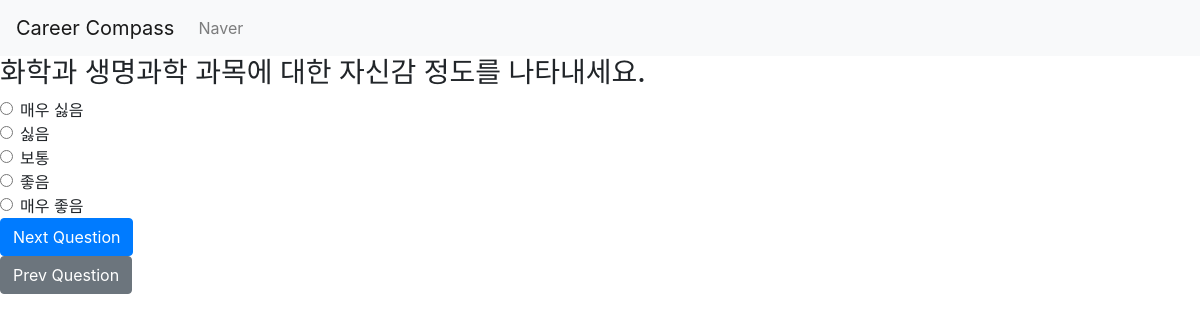
Before: /polls/4/ with the older database file.
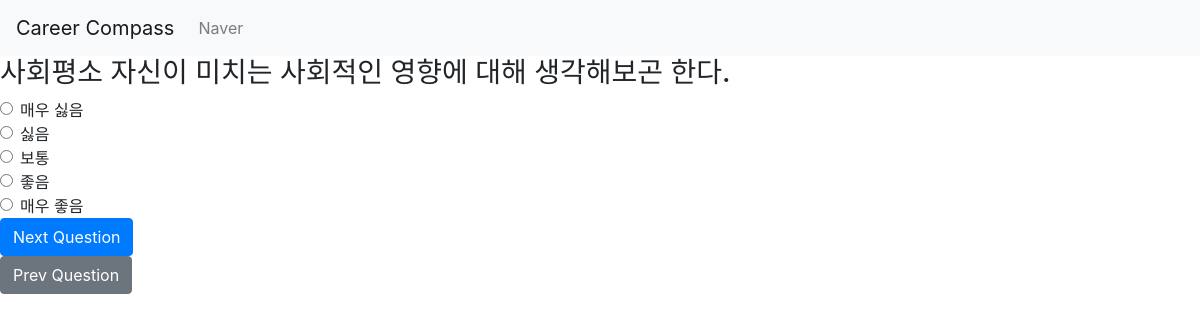
After: the same page with the newer database file.
### polls/models.py (models this page shows)
class Question(models.Model):
    question_text = models.CharField(max_length=200)
    question_code = models.IntegerField()

### polls/views.py (the view, shortened to what this page needs)
# urls.py: path('<int:question_id>/', PollView.as_view(), name='poll'),
class PollView(View):
    template_name = 'index.html'
    def get(self, request, question_id):
        question = get_object_or_404(Question, pk=question_id)
        return render(request, self.template_name, {'question': question, 'question_id': question_id})

### templates/index.html (shortened to what this page needs)
<!DOCTYPE html>
<html lang="en">
<head>
    <link rel="stylesheet" href="https://cdn.jsdelivr.net/npm/bootstrap@4.4.1/dist/css/bootstrap.min.css">
</head>
<body>
<nav class="navbar navbar-expand-lg navbar-light bg-light">
    <a class="navbar-brand" href="/polls/1">Career Compass</a>
    <div class="collapse navbar-collapse" id="navbarSupportedContent">
      <ul class="navbar-nav mr-auto">
        <li class="nav-item">
          <a class="nav-link" href="https://www.naver.com">Naver</a>
        </li>
      </ul>
    </div>
</nav>
<form method="post" class="form">
    <h3>{{ question.question_text }}</h3>
    <div class="form-check">
        <input class="form-check-input" type="radio" name="question_{{ question_id }}" value="1" id="choice1" required>
        <label class="form-check-label" for="choice1">매우 싫음</label>
    </div>
    <div class="form-check">
        <input class="form-check-input" type="radio" name="question_{{ question_id }}" value="2" id="choice2" required>
        <label class="form-check-label" for="choice2">싫음</label>
    </div>
    <div class="form-check">
        <input class="form-check-input" type="radio" name="question_{{ question_id }}" value="3" id="choice3" required>
        <label class="form-check-label" for="choice3">보통</label>
    </div>
    <div class="form-check">
        <input class="form-check-input" type="radio" name="question_{{ question_id }}" value="4" id="choice4" required>
        <label class="form-check-label" for="choice4">좋음</label>
    </div>
    <div class="form-check">
        <input class="form-check-input" type="radio" name="question_{{ question_id }}" value="5" id="choice5" required>
        <label class="form-check-label" for="choice5">매우 좋음</label>
    </div>
    <button type="submit" class="btn btn-primary">Next Question</button>
</form>
<a href="{% url 'polls:poll' question_id=question_id|add:'-1' %}" class="btn btn-secondary">Prev Question</a>
</body>
</html>

Changed rows visible on the page:
changed Question: question_text "화학과 생명과학 과목에 대한 자신감 정도를 나타내세요." → "사회평소 자신이 미치는 사회적인 영향에 대해 생각해보곤 한다."
